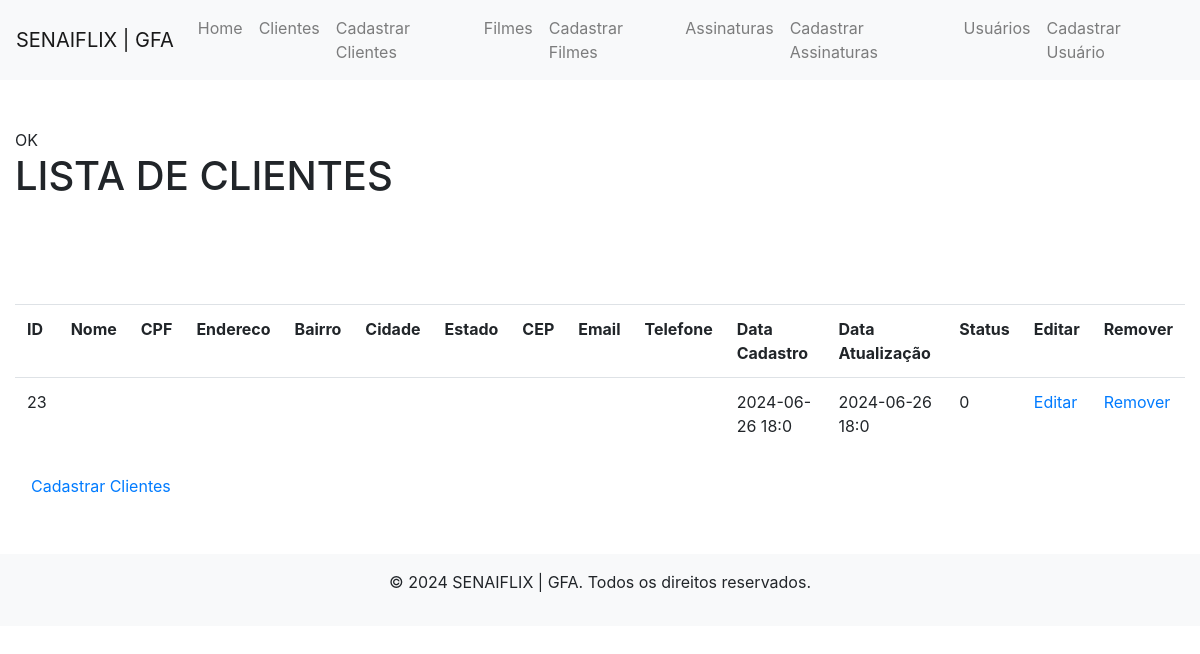
The page /index.php?pagina=clientes_listar on the database its author committed.
### tables this page shows
CREATE TABLE `clientes` (
  `id_cliente` int(11) NOT NULL,
  `nome` varchar(100) NOT NULL,
  `cpf` varchar(11) NOT NULL,
  `endereco` varchar(255) NOT NULL,
  `bairro` varchar(100) NOT NULL,
  `cidade` varchar(100) NOT NULL,
  `estado` varchar(2) NOT NULL,
  `cep` varchar(8) NOT NULL,
  `email` varchar(15) NOT NULL,
  `telefone` varchar(15) NOT NULL,
  `data_cadastro` varchar(15) NOT NULL,
  `data_atualizacao` varchar(15) NOT NULL,
  `status` int(1) NOT NULL
);

### pages/clientes_listar.php (the view)
<?php
    include('conexao.php');
    $sql = "SELECT * FROM clientes";
    $resultado = $conn->query($sql);
?>
<table class="table table-striped-columns">
    <h1>LISTA DE CLIENTES</h1>
    <tr>
        <th>ID</th>
        <th>Nome</th>
        <th>CPF</th>
        <th>Endereco</th>
        <th>Bairro</th>
        <th>Cidade</th>
        <th>Estado</th>
        <th>CEP</th>
        <th>Email</th>
        <th>Telefone</th>
        <th>Data Cadastro</th>
        <th>Data Atualização</th><br>
        <th>Status</th><br>
        <th>Editar</th><br>
        <th>Remover</th><br>
    </tr>
    <?php
        while($linha = $resultado->fetch_assoc()){
            echo "<tr>
                <td>".$linha['id_cliente']."</td>
                <td>".$linha['nome']."</td>
                <td>".$linha['cpf']."</td>
                <td>".$linha['endereco']."</td>
                <td>".$linha['bairro']."</td>
                <td>".$linha['cidade']."</td>
                <td>".$linha['estado']."</td>
                <td>".$linha['cep']."</td>
                <td>".$linha['email']."</td>
                <td>".$linha['telefone']."</td>
                <td>".$linha['data_cadastro']."</td>
                <td>".$linha['data_atualizacao']."</td>
                <td>".$linha['status']."</td>
                <td>
                    <a href='pages/clientes_edita.php?id=".$linha['id_cliente']."'>Editar</a>
                </td>
                <td>
                    <a href='pages/clientes_remover.php?id=".$linha['id_cliente']."'>Remover</a>
                </td>
            </tr>";
        }
    ?>
</table>
<a class="nav-link" href="index.php?pagina=clientes_cadastro">Cadastrar Clientes</a>

### rows shown on the page
clientes: id_cliente "23", data_cadastro "2024-06-26 18:0", data_atualizacao "2024-06-26 18:0", status "0"
